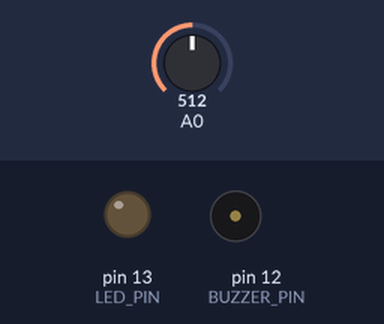
Recording of a sketch running on a simulated Arduino Uno, built with avr-gcc and run on an emulated ATmega328P. On the bench: output pins drawn as LEDs (lit = HIGH), buzzer (waves = sounding, pin HIGH). The test bench sets the inputs (shaded band); at power-on: A0 = 512. What the sketch prints to the serial monitor is not drawn.

Above: at 1.4 s.
1.5 s: A0 set to 1023
At 1.9 s:
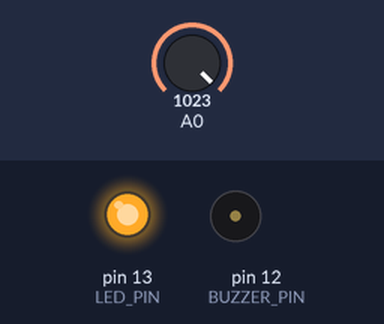
3.0 s: A0 set to 900
At 4.2 s:
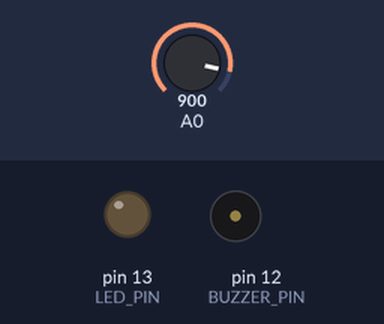
4.5 s: A0 set to 511
At 5.3 s:
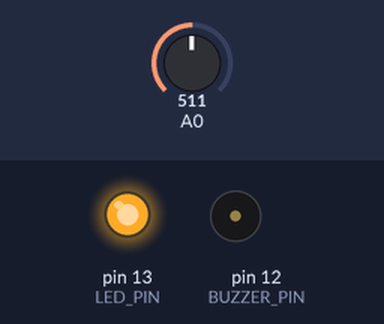
Timing chart, 0 to 7.5 s (numbered marks = the images above; inputs shaded):
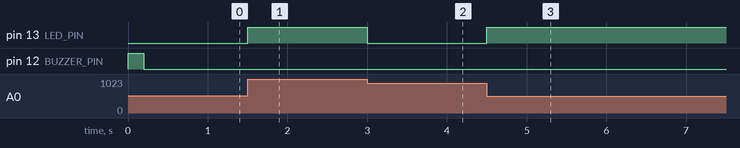

Measured:
- after the input at 1.5 s, pin 13 (LED_PIN): LOW → HIGH at once
- after the input at 3.0 s, pin 13 (LED_PIN): HIGH → LOW at once
- after the input at 4.5 s, pin 13 (LED_PIN): LOW → HIGH at once

The sketch:

qrng_sampler_ed1.ino
```cpp
// ED-1 archived sampler -- Arduino Uno
// Author: Trishan Biswas
// Created: 14 April 2026
//
// This file records the firmware used by the first demonstrator. The comments
// describe the original experimental interpretation and should be read with
// firmware/ED-1/README.md and the limitations documented for the ED-1 data.

#define LED_PIN 13
#define BUZZER_PIN 12

void buzz(int duration_ms) {
    digitalWrite(BUZZER_PIN, HIGH);
    delay(duration_ms);
    digitalWrite(BUZZER_PIN, LOW);
}

void setup() {
    Serial.begin(115200);
    pinMode(LED_PIN, OUTPUT);
    pinMode(BUZZER_PIN, OUTPUT);
    buzz(200);
}

void loop() {
    int raw = analogRead(A0);
    int lsb = raw & 1;
    digitalWrite(LED_PIN, lsb);
    Serial.print(raw);
    Serial.print(",");
    Serial.println(lsb);
    delay(1);
}
```
